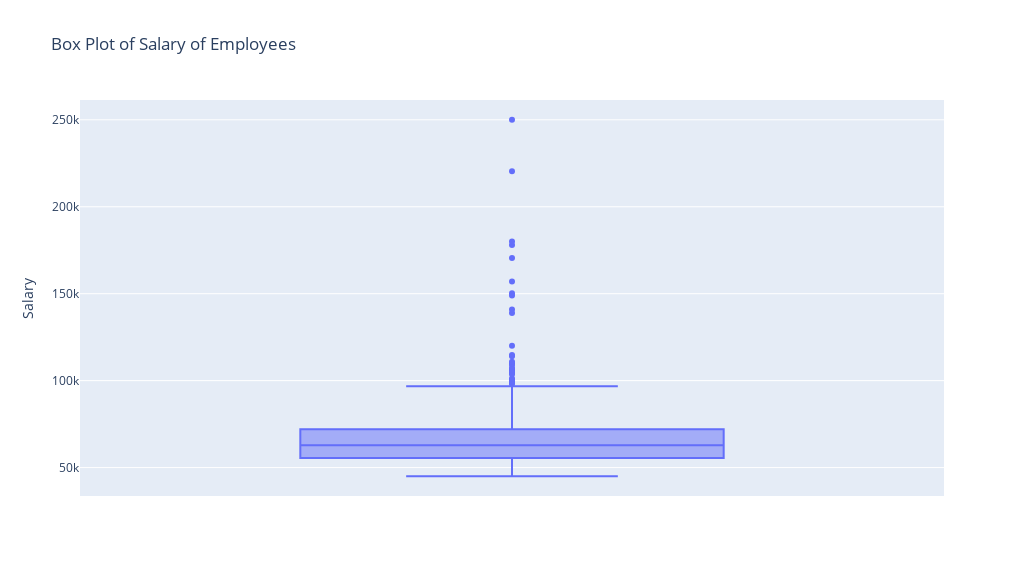
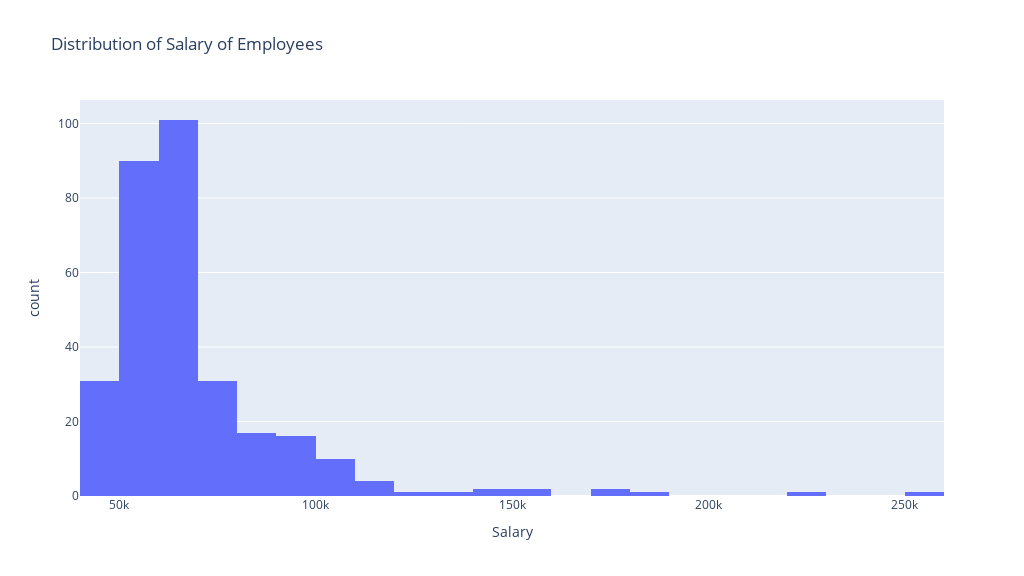

The cell these charts' notebook holds for them, in order:
### Markdown cell above
What about salaries?

### Code cell
fig = px.box(df_days, y='Salary', width=1024, height=576, title="Box Plot of Salary of Employees")
fig.show()
fig = px.histogram(df_days, x='Salary', width=1024, height=576, title="Distribution of Salary of Employees")
fig.show()

### Figure 1 — Plotly figure (JSON) as saved in the notebook; plotly's stock layout.template omitted (floating-point values rounded to 4 significant figures; data arrays with more than 128 entries replaced by an {"elided": "..."} marker saying what was removed)
{"data": [{"alignmentgroup": "True", "hovertemplate": "Salary=%{y}<extra></extra>", "legendgroup": "", "marker": {"color": "#636efa"}, "name": "", "notched": false, "offsetgroup": "", "orientation": "v", "showlegend": false, "type": "box", "x0": " ", "xaxis": "x", "y": {"elided": "311 int values"}, "y0": " ", "yaxis": "y"}], "layout": {"boxmode": "group", "height": 576, "legend": {"tracegroupgap": 0}, "title": {"text": "Box Plot of Salary of Employees"}, "width": 1024, "xaxis": {"anchor": "y", "domain": [0, 1]}, "yaxis": {"anchor": "x", "domain": [0, 1], "title": {"text": "Salary"}}}}

### Figure 2 — Plotly figure (JSON) as saved in the notebook; plotly's stock layout.template omitted (floating-point values rounded to 4 significant figures; data arrays with more than 128 entries replaced by an {"elided": "..."} marker saying what was removed)
{"data": [{"alignmentgroup": "True", "bingroup": "x", "hovertemplate": "Salary=%{x}<br>count=%{y}<extra></extra>", "legendgroup": "", "marker": {"color": "#636efa", "pattern": {"shape": ""}}, "name": "", "offsetgroup": "", "orientation": "v", "showlegend": false, "type": "histogram", "x": {"elided": "311 int values"}, "xaxis": "x", "yaxis": "y"}], "layout": {"barmode": "relative", "height": 576, "legend": {"tracegroupgap": 0}, "title": {"text": "Distribution of Salary of Employees"}, "width": 1024, "xaxis": {"anchor": "y", "domain": [0, 1], "title": {"text": "Salary"}}, "yaxis": {"anchor": "x", "domain": [0, 1], "title": {"text": "count"}}}}
